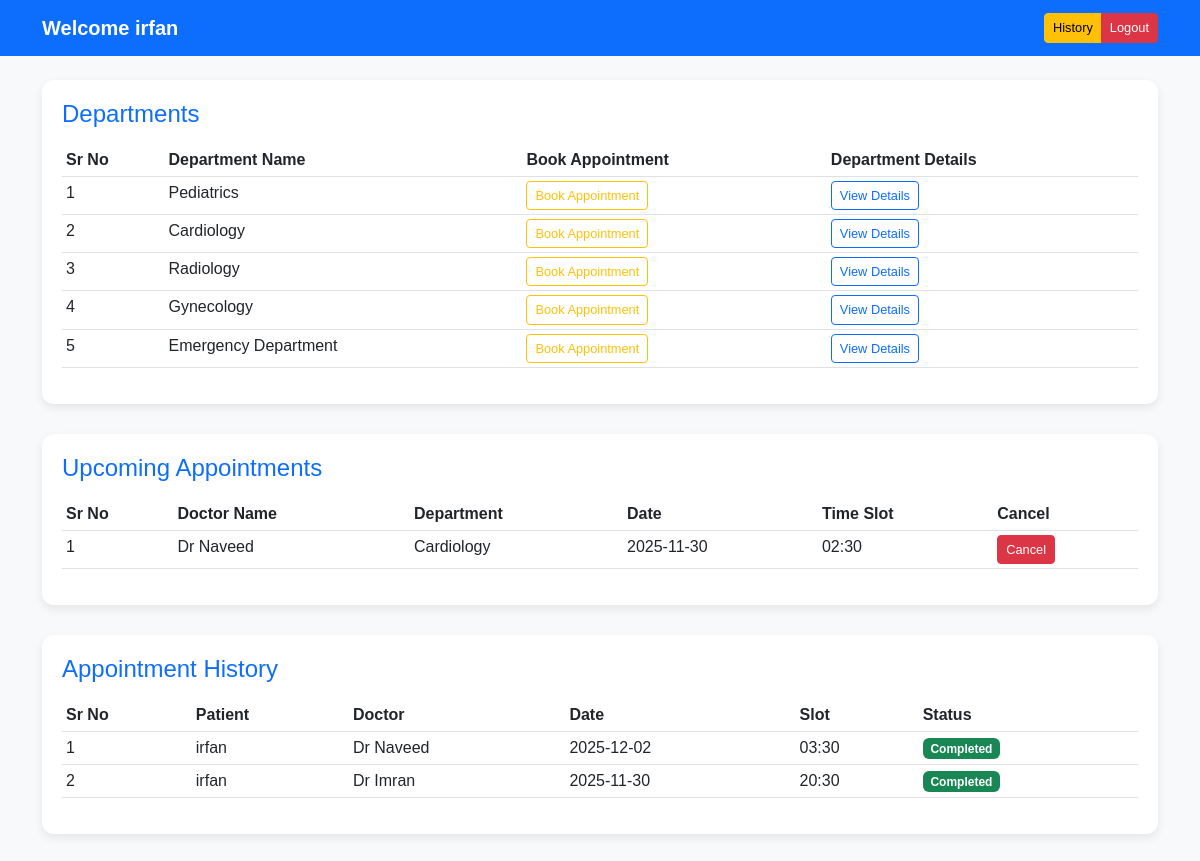
The app's page /patient/dashboard (signed in) with its own data.
### application/models.py (models this page shows)
class Patient(db.Model):
    id = db.Column(db.Integer, primary_key=True)
    name = db.Column(db.String(100), nullable=False)
    email = db.Column(db.String(100), unique=True)
    phone = db.Column(db.String(20))
    user_id = db.Column(db.Integer, db.ForeignKey('user.id'))

class Department(db.Model):
    id = db.Column(db.Integer, primary_key=True)
    name = db.Column(db.String(100), nullable=False)
    details = db.Column(db.Text)

class Appointment(db.Model):
    id = db.Column(db.Integer, primary_key=True)
    patient_id = db.Column(db.Integer, db.ForeignKey('patient.id'))
    doctor_id = db.Column(db.Integer, db.ForeignKey('doctor.id'))
    department_id = db.Column(db.Integer, db.ForeignKey('department.id'))
    date = db.Column(db.String(20))
    slot = db.Column(db.String(20))
    status = db.Column(db.String(20), default='Scheduled')
    doctor = db.relationship('Doctor', backref='appointments')
    department = db.relationship('Department', backref='appointments')
    patient = db.relationship('Patient', backref='appointments')

class Doctor(db.Model):
    id = db.Column(db.Integer, primary_key=True)
    name = db.Column(db.String(100), nullable=False)
    email = db.Column(db.String(100), unique=True)
    phone = db.Column(db.String(20), nullable=False)
    experience = db.Column(db.Integer)
    details = db.Column(db.Text)
    available_slots = db.Column(db.Text)  # Could store JSON string for slots
    department_id = db.Column(db.Integer, db.ForeignKey('department.id'))
    department = db.relationship('Department', backref='doctors')

### application/controllers.py (the view)
    @app.route('/patient/dashboard')
    def patient_dashboard():
        if 'role' not in session or session['role'] != 'patient':
            flash("Access denied!", "danger")
            return redirect(url_for('login'))
        user_id = session.get('user_id')
        patient = Patient.query.filter_by(user_id=user_id).first()
        if not patient:
            flash("Patient record not found!", "danger")
            return redirect(url_for('login'))
        departments = Department.query.all()
        upcoming_appointments = Appointment.query.filter_by(
            patient_id=patient.id, status='Scheduled'
        ).order_by(Appointment.date.desc()).all()
        appointment_history = Appointment.query.filter(
            Appointment.patient_id == patient.id,
            Appointment.status.in_(['Completed', 'Cancelled'])
        ).order_by(Appointment.date.desc()).all()
        return render_template(
            'patient_dash.html',
            patient=patient,
            departments=departments,
            upcoming_appointments=upcoming_appointments,
            appointment_history=appointment_history  # added
        )

### templates/patient_dash.html (shortened to what this page needs)
<!DOCTYPE html>
<html lang="en">
<head>
    <link href="https://cdn.jsdelivr.net/npm/bootstrap@5.3.0/dist/css/bootstrap.min.css" rel="stylesheet">
</head>
<body>
<nav class="navbar navbar-expand-lg">
    <div class="container">
        <a class="navbar-brand">Welcome {{ patient.name }}</a>
        <div class="ms-auto btn-group">
            <a href="/patient/history" class="btn btn-warning btn-sm">History</a>
            <a href="/logout" class="btn btn-danger btn-sm">Logout</a>
        </div>
    </div>
</nav>
<div class="container mt-4">
    <div class="table-section">
        <h4>Departments</h4>
        <table class="table table-hover table-sm">
            <thead>
                <tr>
                    <th>Sr No</th>
                    <th>Department Name</th>
                    <th>Book Appointment</th>
                    <th>Department Details</th>
                </tr>
            </thead>
            <tbody>
                {% for dept in departments %}
                <tr>
                    <td>{{ loop.index }}</td>
                    <td>{{ dept.name }}</td>
                    <td>
                        <a href="{{ url_for('book_appointment', department_id=dept.id) }}">
                            <button type="button" class="btn btn-outline-warning btn-sm">Book Appointment</button>
                        </a>
                    </td>
                    <td>
                        <a href="/department/{{ dept.id }}">
                            <button type="button" class="btn btn-outline-primary btn-sm">View Details</button>
                        </a>
                    </td>
                </tr>
                {% endfor %}
            </tbody>
        </table>
    </div>
    <div class="table-section">
        <h4>Upcoming Appointments</h4>
        <table class="table table-hover table-sm">
            <thead>
                <tr>
                    <th>Sr No</th>
                    <th>Doctor Name</th>
                    <th>Department</th>
                    <th>Date</th>
                    <th>Time Slot</th>
                    <th>Cancel</th>
                </tr>
            </thead>
            <tbody>
                {% for appt in upcoming_appointments %}
                <tr>
                    <td>{{ loop.index }}</td>
                    <td>{{ appt.doctor.name }}</td>
                    <td>{{ appt.department.name }}</td>
                    <td>{{ appt.date }}</td>
                    <td>{{ appt.slot }}</td>
                    <td>
                        <form action="{{ url_for('cancel_appointment', appointment_id=appt.id) }}" method="POST" style="display:inline;">
                            <button type="submit" class="btn btn-sm btn-danger" onclick="return confirm('Are you sure you want to cancel?');">Cancel</button>
                        </form>
                    </td>
                </tr>
                {% endfor %}
            </tbody>
        </table>
    </div>
    <div class="table-section">
        <h4>Appointment History</h4>
        <table class="table table-hover table-sm">
            <thead>
                <tr>
                    <th>Sr No</th>
                    <th>Patient</th>
                    <th>Doctor</th>
                    <th>Date</th>
                    <th>Slot</th>
                    <th>Status</th>
                </tr>
            </thead>
            <tbody>
                {% for appt in appointment_history %}
                <tr>
                    <td>{{ loop.index }}</td>
                    <td>{{ appt.patient.name }}</td>
                    <td>{{ appt.doctor.name }}</td>
                    <td>{{ appt.date }}</td>
                    <td>{{ appt.slot }}</td>
                    <td>
                        {% if appt.status == 'Completed' %}
                            <span class="badge bg-success">{{ appt.status }}</span>
                        {% elif appt.status == 'Cancelled' %}
                            <span class="badge bg-danger">{{ appt.status }}</span>
                        {% else %}
                            <span class="badge bg-secondary">{{ appt.status }}</span>
                        {% endif %}
                    </td>
                </tr>
                {% endfor %}
            </tbody>
        </table>
    </div>
</div>
</body>
</html>

### templates/patient_dash.html (style rules this page uses)
body { background: #f8f9fa; font-family: Arial, sans-serif; }
.navbar { background: #0d6efd; }
.navbar-brand, .nav-link, .navbar-text { color: white !important; font-weight: 600; }
.dashboard-card, .table-section { background: white; border-radius: 12px; padding: 20px; box-shadow: 0 4px 10px rgba(0,0,0,0.08); margin-bottom: 30px; }
h4 { color: #0d6efd; margin-bottom: 15px; }
.btn-sm { font-size: 0.8rem; }

### records on screen
Patient: name "irfan"
Department: name "Pediatrics"
Department: name "Cardiology"
Department: name "Radiology"
Department: name "Gynecology"
Department: name "Emergency Department"
Appointment: doctor.name "Dr Naveed", department.name "Cardiology", date "2025-11-30", slot "02:30"
Appointment: patient.name "irfan", doctor.name "Dr Naveed", date "2025-12-02", slot "03:30", status "Completed"
Appointment: patient.name "irfan", doctor.name "Dr Imran", date "2025-11-30", slot "20:30", status "Completed"
